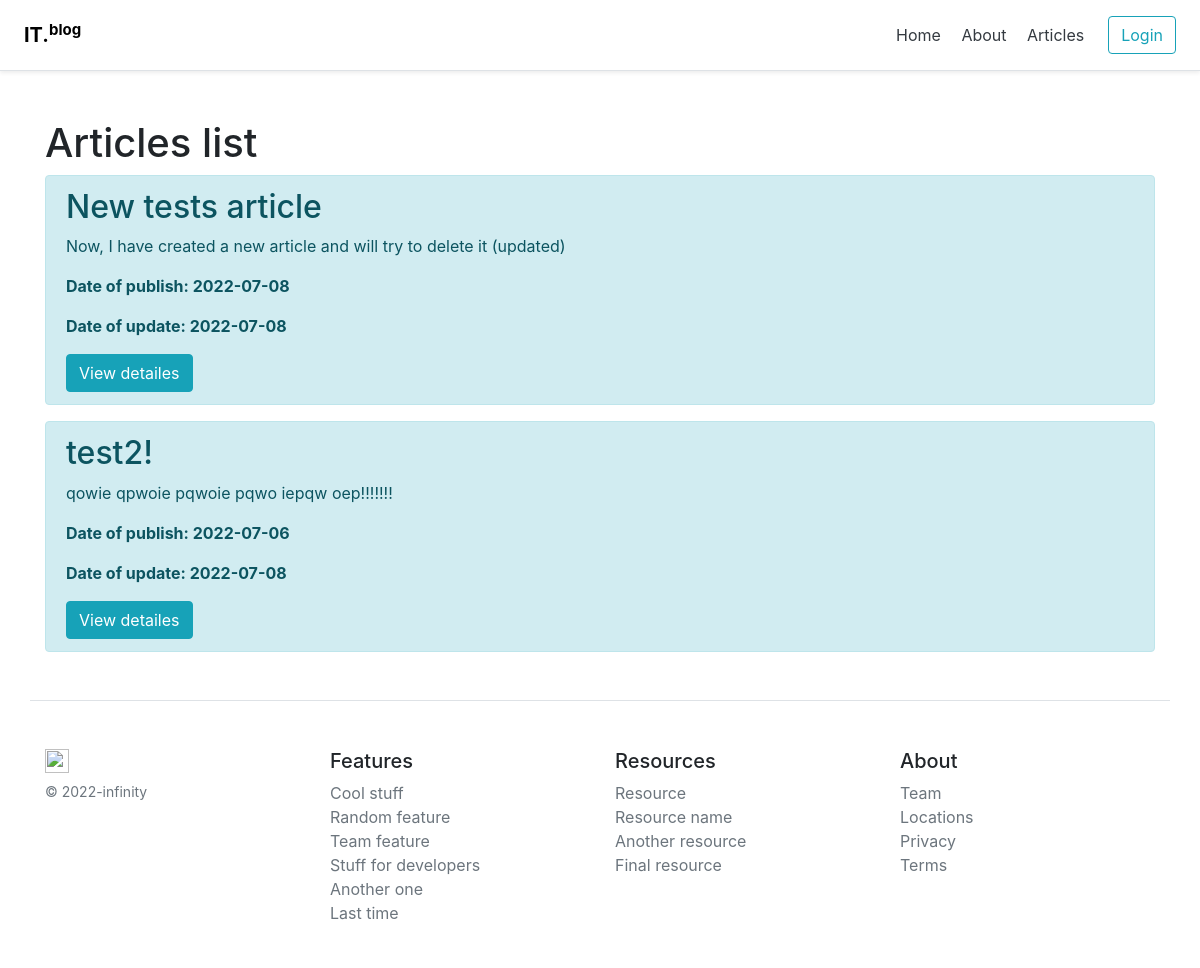
Page /posts on the earlier database version.
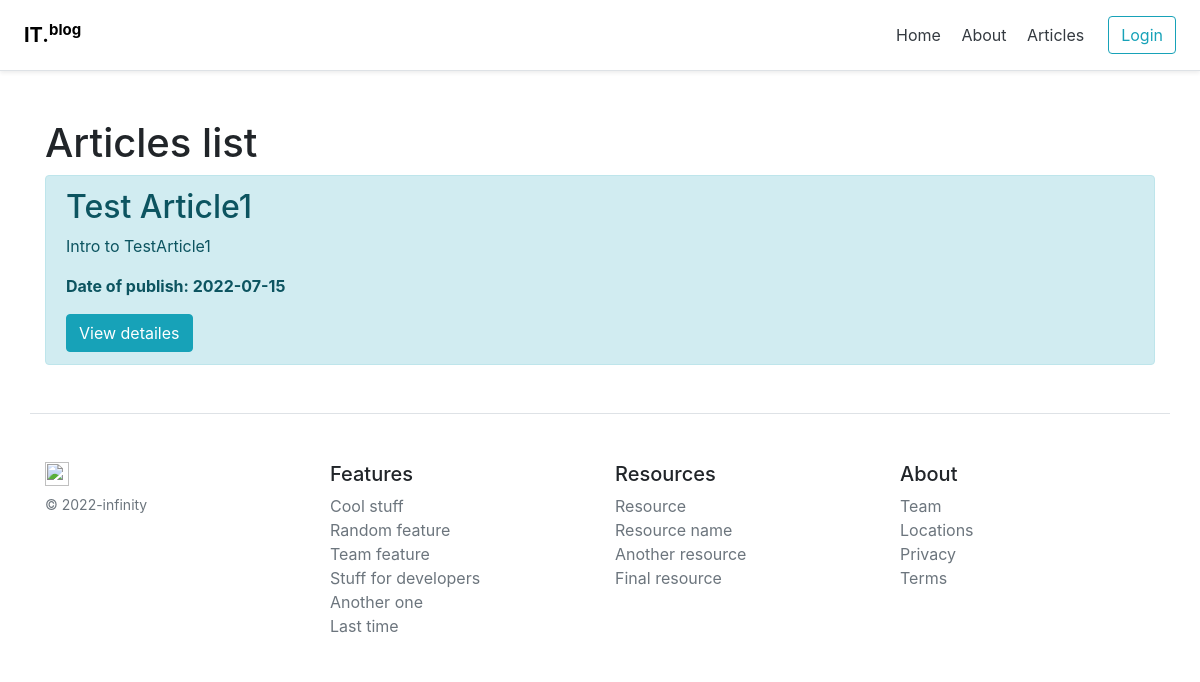
Same page on the later database version.
### models.py (models this page shows, shortened)
class Article(Base):
    __tablename__ = 'article'
    id = Column(Integer, primary_key=True, autoincrement=True)
    user_id = Column(Integer, ForeignKey('user.id'), nullable=False)
    title = Column(String(100), nullable=False)
    intro = Column(String(300), nullable=False)
    text = Column(Text, nullable=False)
    status = Column(Integer, ForeignKey('status.code'), nullable=False)
    dlm = Column(DateTime, default=datetime.utcnow)
    creation_date = Column(DateTime, default=datetime.utcnow)

### routes.py (the view)
@app.route('/posts')
def posts():
    articles = db.session.query(Article).order_by(Article.dlm.desc()).all()
    return render_template('posts.html', articles=articles)

### templates/posts.html (shortened to what this page needs)
{% extends 'base/base.html' %}
{% block body %}
    <div class="container mt-5">
        <h1> Articles list</h1>
        {% if articles|length > 0 %}
            {% for article in articles %}
               <div class="alert alert-info">
                 <h2>{{ article.title }}</h2>
                 <p>{{ article.intro }}</p>
                 {% if article.dlm > article.creation_date %}
                    <p><strong>Date of publish: {{ article.creation_date.date() }}</strong></p>
                    <p><strong>Date of update: {{ article.dlm.date() }}</strong></p>
                 {% else %}
                    <p><strong>Date of publish: {{ article.creation_date.date() }}</strong></p>
                 {% endif %}
                 <a href="/posts/{{ article.id }}" class="btn btn-info">View detailes</a>
               </div>
            {% endfor %}
        {% else %}
            <p>There is no articles yet</p>
        {% endif %}
    </div>
{% endblock %}

### templates/base/base.html (shortened to what this page needs)
<!doctype html>
<html lang="en">
<head>
    <link rel="stylesheet" href="https://cdn.jsdelivr.net/npm/bootstrap@4.6.1/dist/css/bootstrap.min.css">
</head>
<body>
  <div class="d-flex flex-column flex-md-row align-items-center p-3 px-md-4 mb-3 bg-white border-bottom shadow-sm">
      <h5 class="my-0 mr-md-auto font-weight-normal"><a href="/" style="color: black"><strong>IT.<sup>blog</sup></strong></a></h5>
      <nav class="my-2 my-md-0 mr-md-3">
        <a class="p-2 text-dark" href="/">Home</a>
        <a class="p-2 text-dark" href="/about">About</a>
        <a class="p-2 text-dark" href="/posts">Articles</a>
      </nav>
      {% if current_user.is_authenticated %}
        <p class="mr-3">Hello, {{ current_user.username }}</p>
        <a class="btn btn-warning mr-3" href="/add-article">Add article</a>
        <a class="btn btn-outline-info" href="{{ url_for('users.logout') }}">Logout</a>
      {% else %}
        <a class="btn btn-outline-info" href="{{ url_for('users.login') }}" >Login</a>
      {% endif %}
    </div>
{% block body %}{% endblock %}
<footer class="container pt-4 my-md-5 pt-md-5 border-top">
    <div class="row">
      <div class="col-12 col-md">
        <img class="mb-2" src="/docs/4.3/assets/brand/bootstrap-solid.svg" alt="" width="24" height="24">
        <small class="d-block mb-3 text-muted">© 2022-infinity</small>
      </div>
      <div class="col-6 col-md">
        <h5>Features</h5>
        <ul class="list-unstyled text-small">
          <li><a class="text-muted" href="#">Cool stuff</a></li>
          <li><a class="text-muted" href="#">Random feature</a></li>
          <li><a class="text-muted" href="#">Team feature</a></li>
          <li><a class="text-muted" href="#">Stuff for developers</a></li>
          <li><a class="text-muted" href="#">Another one</a></li>
          <li><a class="text-muted" href="#">Last time</a></li>
        </ul>
      </div>
      <div class="col-6 col-md">
        <h5>Resources</h5>
        <ul class="list-unstyled text-small">
          <li><a class="text-muted" href="#">Resource</a></li>
          <li><a class="text-muted" href="#">Resource name</a></li>
          <li><a class="text-muted" href="#">Another resource</a></li>
          <li><a class="text-muted" href="#">Final resource</a></li>
        </ul>
      </div>
      <div class="col-6 col-md">
        <h5>About</h5>
        <ul class="list-unstyled text-small">
          <li><a class="text-muted" href="#">Team</a></li>
          <li><a class="text-muted" href="#">Locations</a></li>
          <li><a class="text-muted" href="#">Privacy</a></li>
          <li><a class="text-muted" href="#">Terms</a></li>
        </ul>
      </div>
    </div>
  </footer>
</body>
</html>

Differences in the rows shown:
removed Article: title "New tests article", intro "Now, I have created a new article and will try to delete it (updated)", creation_date "2022-07-08", dlm "2022-07-08"
removed Article: title "test2!", intro "qowie qpwoie pqwoie pqwo iepqw oep!!!!!!!", creation_date "2022-07-06", dlm "2022-07-08"
added Article: title "Test Article1", intro "Intro to TestArticle1", creation_date "2022-07-15"
